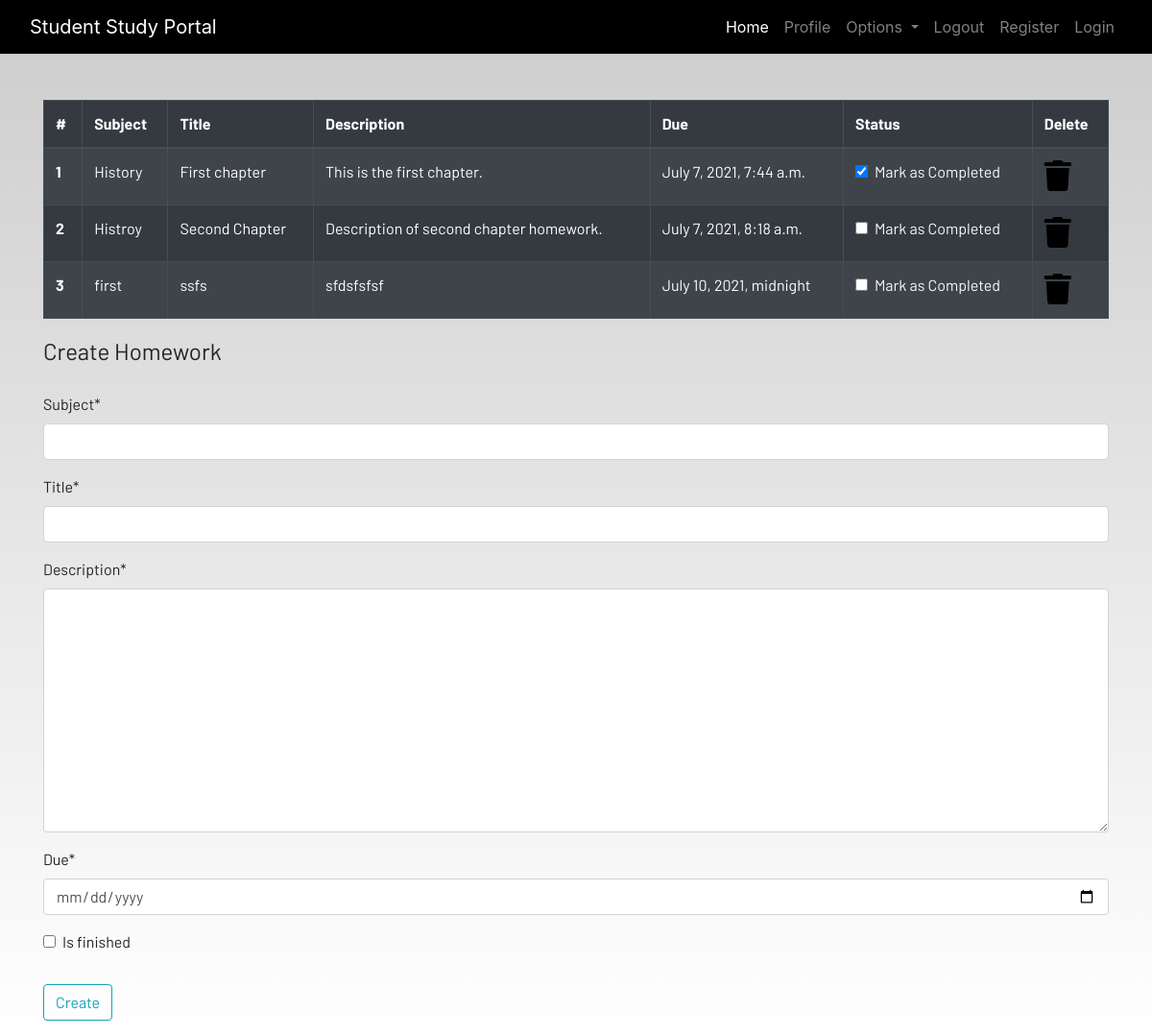
The page /homework (signed in) on the database its author committed.
### dashboard/models.py (models this page shows, shortened)
class Homework(models.Model):
    user = models.ForeignKey(User, on_delete=models.CASCADE)
    subject = models.CharField(max_length=50)
    title = models.CharField(max_length=100)
    description = models.TextField()
    due = models.DateTimeField()
    is_finished = models.BooleanField(default=False)

### dashboard/views.py (the view)
# urls.py: path('homework',views.homework,name="homework"),
def homework(request):
    if request.method == "POST":
        form = HomeworkForm(request.POST)
        if form.is_valid():
            finished = request.POST.get('is_finished',False)
            homeworks = Homework(
                user = request.user,
                subject = request.POST['subject'],
                title= request.POST['title'],
                description = request.POST['description'],
                due = request.POST['due'],
                is_finished = finished,
            )
            homeworks.save()
            messages.success(request,f'Homework Added from {request.user.username}')
    else:
        form = HomeworkForm()
    homework = Homework.objects.filter(user=request.user)
    if len(homework)==0:
        homework_done = True
    else:
        homework_done = False
    context = {'homeworks': homework,
               'homeworks_done':homework_done,
               'form':form,
               }
    return render(request,'dashboard/homework.html',context)

### dashboard/forms.py
class HomeworkForm(forms.ModelForm):
    class Meta:
        model = Homework
        widgets = {'due': DateInput()}
        fields = ['subject','title','description','due','is_finished']

### dashboard/templates/dashboard/homework.html (shortened to what this page needs)
{% extends 'dashboard/base.html' %}
{% load static %}
{% load crispy_forms_tags %}
{% block content %}
<div class="container">
    {% if not homework_done %}
    <table class="table table-striped table-bordered table-hover table-dark">
        <thead>
            <tr>
                <th scope="col">#</th>
                <th scope="col">Subject</th>
                <th scope="col">Title</th>
                <th scope="col">Description</th>
                <th scope="col">Due</th>
                <th scope="col">Status</th>
                <th scope="col">Delete</th>
            </tr>
        </thead>
        <tbody>
            {% for homework in homeworks %}
            <tr>
                <th scope="row">{{forloop.counter}}</th>
                <td>{{homework.subject}}</td>
                <td>{{homework.title}}</td>
                <td>{{homework.description}}</td>
                <td>{{homework.due}}</td>
                <td>
                    <a href="#">
                        <div class="form-check">
                            {% if homework.is_finished == True %}
                            <input class="form-check-input" type="checkbox" value="" checked>
                            {% else %}
                            <input class="form-check-input" type="checkbox" value="">
                            {% endif %}
                            <label class="form-check-label text-light" for="flexCheckDefault">
                                Mark as Completed
                            </label>
                        </div>
                    </a>
                </td>
                <td><a href="{% url 'delete-homework' homework.id %}"><i class="fa fa-trash fa-2x"></i></a></td>
            </tr>
            {% endfor %}
        </tbody>
    </table>
    {% else %}
    <h4>All homeworks are completed!! Create to have more!!</h4>
{% endif %}
</div>
<div class=" container">
    <form method="POST">
        <fieldset class="form-group">
            <legend class="border-bottom mb-4">Create Homework</legend>
            {{form|crispy}}
        </fieldset>
        <div class="form-group">
            <button href="" class="btn btn-outline-info" type="submit">
                Create
            </button>
        </div>
    </form>
</div>
{% endblock content %}

### static/css/main.css (style rules this page uses)
html { scroll-behavior: smooth; height: 100%; width: 100%; }
a { text-decoration: none !important; color: black; }
html, body { max-width: 100%; overflow-x: hidden; height: 100%; width: 100%; }
body { background: linear-gradient(rgba(0, 0, 0, 0.2), rgba(255, 255, 255, 0.5)); overflow-x: hidden; background-repeat: no-repeat; }
.fa { color: black; }

### rows shown on the page
Homework: subject "History", title "First chapter", description "This is the first chapter.", due "July 7, 2021, 7:44 a.m."
Homework: subject "Histroy", title "Second Chapter", description "Description of second chapter homework.", due "July 7, 2021, 8:18 a.m."
Homework: subject "first", title "ssfs", description "sfdsfsfsf", due "July 10, 2021, midnight"
